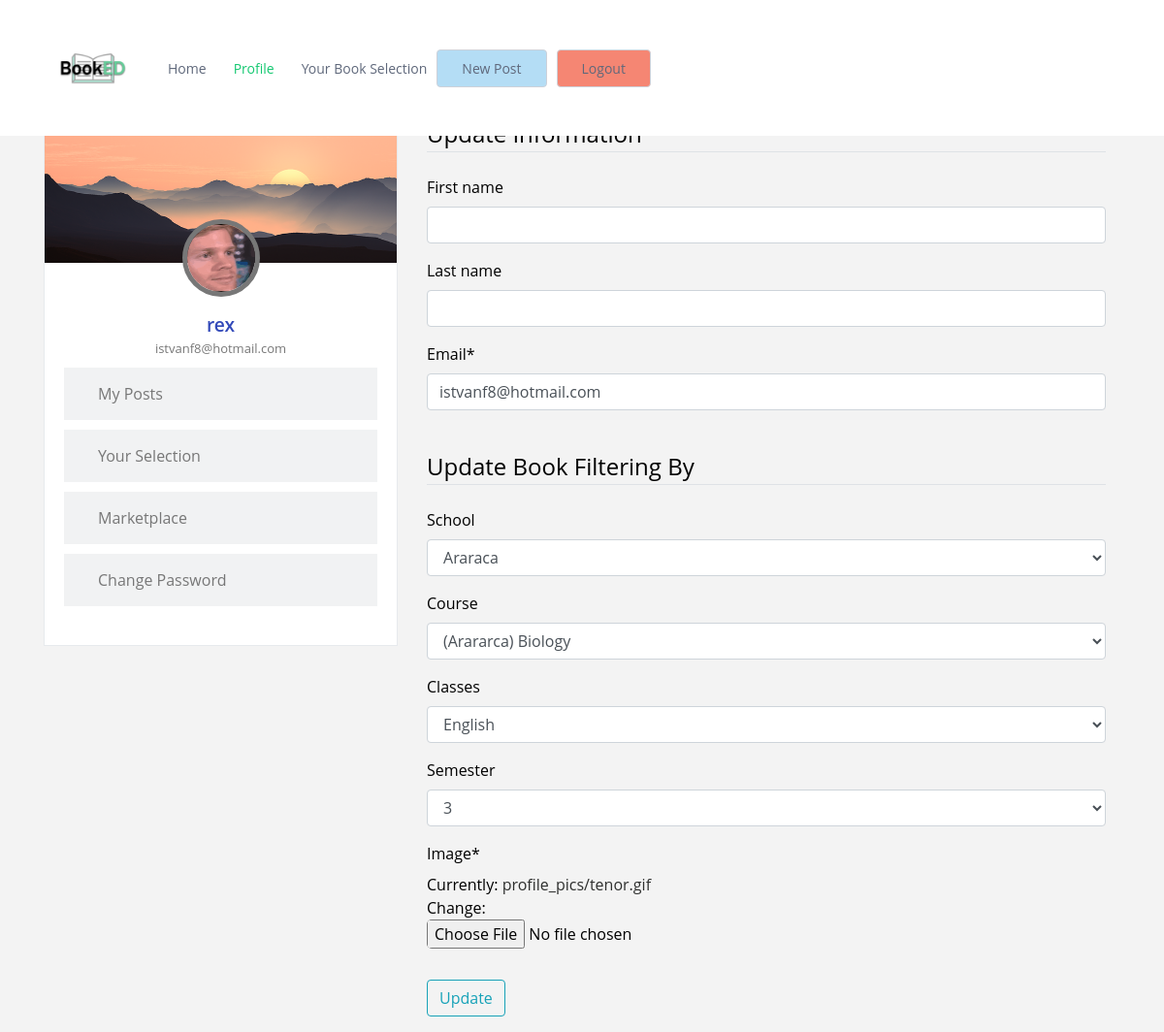
/profile/ (signed in), run on the app's committed database.
### users/models.py (models this page shows, shortened)
class Profile(models.Model):
    user = models.OneToOneField(User, on_delete=models.CASCADE) #one to one relationship with the user profile
    image = models.ImageField(default='default.jpg', upload_to='profile_pics') #default profile image
    image_back = models.ImageField(default='default_back.jpg', upload_to='background_pics') #default profile image
    school = models.ForeignKey(main.models.School, on_delete=models.CASCADE, null=True, blank= True)
    course = models.ForeignKey(main.models.Course, blank= True, on_delete=models.SET_NULL, null=True)
    classes = models.ForeignKey(main.models.Class, blank= True, on_delete=models.SET_NULL, null=True)
    semester = models.ForeignKey(main.models.Semester, blank= True, on_delete=models.SET_NULL, null=True)

### main/models.py (models this page shows)
class Course(models.Model):
    name = models.CharField(max_length=200, default='not declared')
    school = models.ForeignKey(School, on_delete=models.CASCADE,null=True, blank=True)
    class Meta:
        verbose_name_plural = "Courses"
        ordering = ["name"]
    def __str__(self):
        return self.name

class Semester(models.Model):
    semester = models.CharField(max_length=1)
    class Meta:
        verbose_name_plural = "Semesters"
    def __str__(self):
        return self.semester

### users/views.py (the view)
# urls.py: path('profile/', user_views.profile, name='profile'),
@login_required #adds functionality to the function
def profile(request): #command to login user
    if request.method == 'POST':
        u_form = UserUpdateForm(request.POST, instance=request.user)
        p_form = ProfileUpdateForm(request.POST,
                                   request.FILES,
                                   instance=request.user.profile,
                                   )
        if u_form.is_valid() and p_form.is_valid():
            u_form.save()
            p_form.save()
            messages.success(request, f' Your account has been updated!') #alert menssage
            return redirect('profile') #redirect to profile
    else:
        u_form = UserUpdateForm(instance=request.user)
        p_form = ProfileUpdateForm(instance=request.user.profile)
    context = {
        'u_form': u_form,
        'p_form': p_form
    }
    return render(request, 'users/profile.html', context) #display profile

### users/forms.py
class UserUpdateForm(forms.ModelForm):
    email = forms.EmailField() #set required=False if you don't want to force the user to input it
    class Meta: #gives netet name space for configuration in one place so whenever you save it gonna save to the user model
        model = User
        fields = ['first_name','last_name', 'email'] #fields in the form and in what order

class ProfileUpdateForm(forms.ModelForm):
    class Meta:
        model = Profile
        fields = ['school','course','classes','semester','image']
    def __init__(self, *args, **kwargs):
        super().__init__(*args, **kwargs)
        self.fields['course'].queryset = main.models.Course.objects.none()
        if 'school' in self.data:
            school_id = int(self.data.get('school'))
            self.fields['course'].queryset = main.models.Course.objects.filter(school_id=school_id).all()
        elif self.instance.pk:
            try:
                self.fields['course'].queryset = self.instance.school.course_set.all()
            except:
                pass

### main/models.py (called while the page is built)
    def __str__(self):
        return self.name

    def __str__(self):
        return self.name

### users/templates/users/profile.html (shortened to what this page needs)
{% load static %}
<!DOCTYPE html>
<html lang="en">
<head>
  <link href="{% static 'assets/vendor/bootstrap/css/bootstrap.min.css' %}" rel="stylesheet">
  <link href="{% static 'assets/css/profile.css' %}" rel="stylesheet">
  <link href="{% static 'assets/css/style.css' %}" rel="stylesheet">
</head>
<header id="header" class="fixed-top">
  <div class="container d-flex align-items-center">
    <a href="/"><img src="{% static 'assets/img/BookED_Logo1.png' %}" alt="MainLogo" class="img-fluid" width="100" height="100"></a>
    <nav class="nav-menu d-none d-lg-block">
      <ul>
        <li><a href="/">Home</a></li>
        <li class="active"><a href="/profile">Profile</a></li>
        <li><a href="/filter">Your Book Selection</a></li>
      </ul>
    </nav>
    {% if user.is_authenticated %}
    <a href="{% url 'Post-Create' %}" class="get-post-btn scrollto">New Post</a>
    <a href="{% url 'logout' %}" class="get-logout-btn scrollto">Logout</a>
    {% else %}
    <a href="{% url 'login' %}" class="get-started-btn scrollto">Login</a>
    <a href="/register" class="get-register-btn scrollto">Register</a>
    {% endif %}
  </div>
</header>
<body>
  <div class="main-panel">
    <div class="container">
      <div class="row">
        <div class="col-md-4 grid-margin stretch-card">
          <div class="card">
            <div class="profile-card">
              <div class="profile-header">
                <div class="cover-image">
                  <img src="{{user.profile.image_back.url}}" class="img img-fluid">
                </div>
                <div class="user-image">
                  <img src="{{user.profile.image.url}}" class="img ">
                </div>
              </div>
              <div class="profile-content">
                <div class="profile-name">{{user.username}}</div>
                <div class="profile-designation">{{user.email}}</div>
                <ul class="profile-info-list">
                  <a href="/post/{{user.username}}" class="profile-info-list-item"><i class="mdi mdi-bookmark-check"></i>My Posts</a>
                  <a class="profile-info-list-item" href="{% url 'Filter' %}"><i class="mdi mdi-eye"></i>Your Selection</a>
                  <a class="profile-info-list-item" href="{% url 'Main-Market' %}"><i class="mdi mdi-eye"></i>Marketplace</a>
                  <a class="profile-info-list-item" href=" {% url 'password_reset' %}"><i class="mdi mdi-eye"></i>Change Password</a>
                </ul>
              </div>
            </div>
          </div>
        </div>
        <div class="col-md-8 grid-margin stretch-card">
              <ul class="about">
              {% load crispy_forms_tags %}
                    <div class="container">
                      <form method="POST" enctype="multipart/form-data" id="filterForm" data-course-url="{% url 'ajax_load_course' %}">
                            <fieldset class="form-group">
                                <legend class="border-bottom mb-4">Update Information</legend>
                                {{ u_form|crispy }}
                                <br>
                            <legend class="border-bottom mb-4">Update Book Filtering By</legend>
                                {{ p_form|crispy }}
                            </fieldset>
                            <div class="form-group">
                                <button class="btn btn-outline-info" type="submit" value="Submit">Update</button>
                            </div>
                        </form>
                    </div>
                  </ul>
                </div>
              </div>
            </div>
          </div>
      </body>
</html>

### main/static/assets/css/profile.css (style rules this page uses)
body { background-color: #f3f3f3; margin-top: 10%; font-family: -apple-system, BlinkMacSystemFont, "Segoe UI", Roboto, "Helvetica Neue", Arial, "Noto Sans", sans-serif, "Apple Color Emoji", "Segoe UI Emoji", "Segoe UI Symbol", "Noto Color Emoji"; font-size: 1rem; font-weight: 400; line-height: 1.5; color: #000; }
.card { position: relative; display: flex; flex-direction: column; min-width: 0; word-wrap: break-word; background-color: #fff; background-clip: border-box; border: 1px solid #e7eaed; border-radius: 0; }
.profile-header { height: 150px; width: 100%; position: relative; }
.cover-image { height: 150px; width: 100%; overflow: hidden; }
.user-image { position: absolute; height: 80px; width: 80px; border-radius: 50%; bottom: -50%; left: 50%; transform: translate(-50%, -50%); z-index: 5; }
.user-image img { height: 80px; width: 80px; border-radius: 50%; top: -40px; border: 5px solid #777; }
.profile-card .profile-content { padding: 50px 20px 30px 20px; }
.profile-card .profile-name { font-size: 1.2rem; color: #3249b9; font-weight: 600; text-align: center; }
.profile-card .profile-designation { font-size: 13px; color: #777; text-align: center; }
.profile-card ul.profile-info-list { padding: 0; margin: 10px 0; list-style: none; font-size: 1rem; font-weight: 500; color: #777; }
.profile-card ul.profile-info-list a { text-decoration: none; color:inherit; }
.profile-card a.profile-info-list-item { margin: 10px 0; padding:15px; background-color: #F1F2F3; display: block; -webkit-transition: all .5s ease-in-out; -o-transition: all .5s ease-in-out; transition: all .5s ease-in-out; }
.profile-card a.profile-info-list-item i { padding: 10px; }
ul.about { list-style: none; color: black; padding: 0; }

### main/static/assets/css/style.css (style rules this page uses)
body { font-family: "Open Sans", sans-serif; color: #444444; overflow-x: hidden; }
a { color: #2f302f; }
#header { background: rgb(255, 255, 255); transition: all 0.5s; z-index: 997; padding: 20px 0; }
.nav-menu ul { margin: 0; padding: 0; list-style: none; }
.nav-menu > ul { display: flex; }
.nav-menu > ul > li { position: relative; white-space: nowrap; padding: 10px 0 10px 28px; }
.nav-menu a { display: block; position: relative; color: #5f687b; transition: 0.3s; font-size: 14px; font-family: "Open Sans", sans-serif; }
.nav-menu a:hover, .nav-menu .active > a, .nav-menu li:hover > a { color: #14c871; }
.get-logout-btn { margin-left: 10px; background: rgb(245, 134, 115); color: #5f687b; border-radius: 4px; padding: 8px 25px; white-space: nowrap; transition: 0.3s; font-size: 14px; display: inline-block; border: 1px solid #cdd1d9; }
.get-post-btn { margin-left: 10px; background: rgb(180, 221, 245); color: #5f687b; border-radius: 4px; padding: 8px 25px; white-space: nowrap; transition: 0.3s; font-size: 14px; display: inline-block; border: 1px solid #cdd1d9; }
.card { z-index: 3; position: absolute; }
input { border-radius: 5px ; }

### data on the page
Course: school "Araraca"
Profile: course "(Arararca) Biology", classes "English"
Semester: semester "3"

### other printed values
{{ user.username }} "rex"
{{ user.email }} "istvanf8@hotmail.com"
